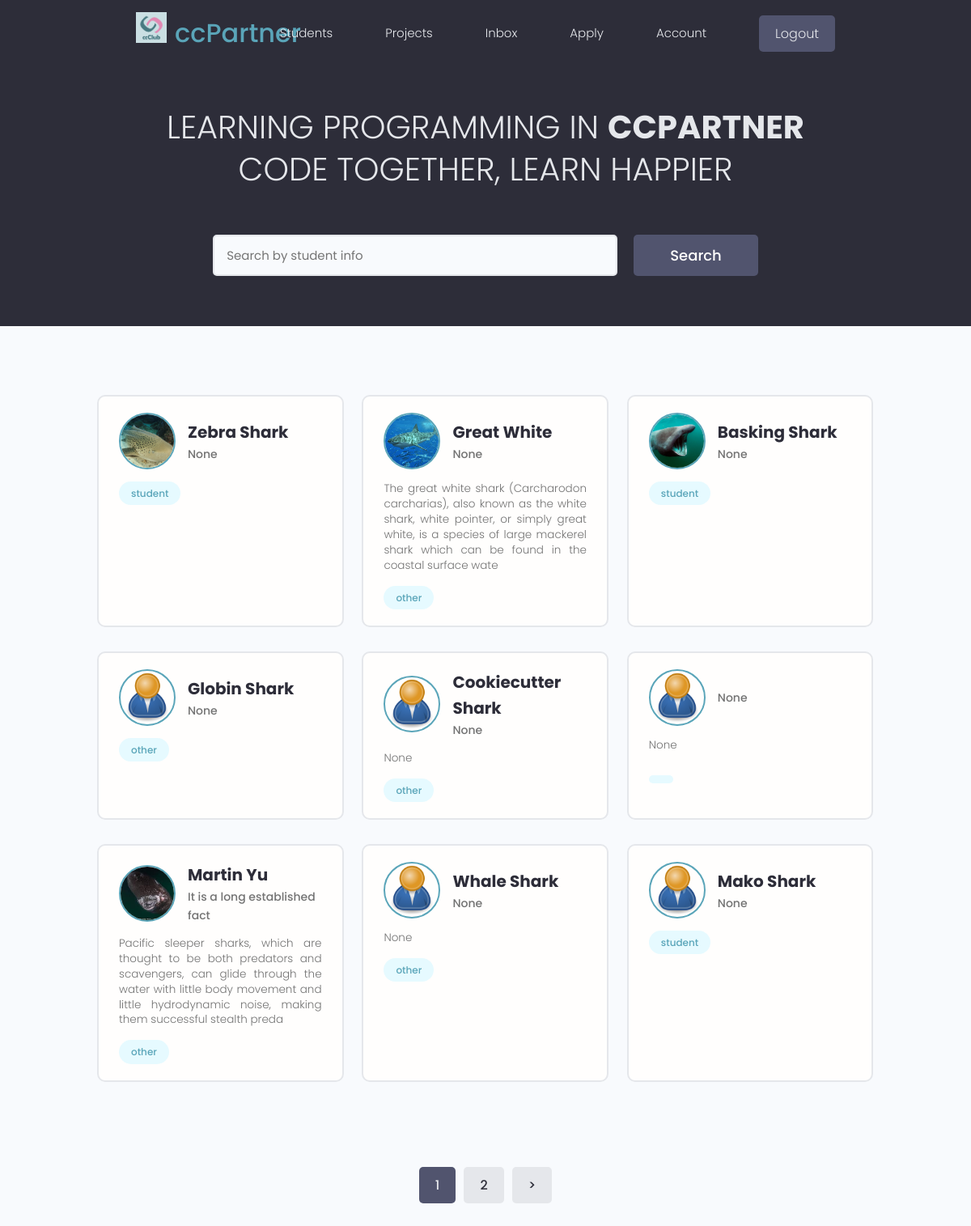
The app's page / (signed in) with its own data.
### users/models.py (models this page shows, shortened)
class Profile(models.Model):
    JOB_TYPE = (
        ('student', '學生'),
        ('employed', '在職'),
        ('other', '其他'),
    )
    user = models.OneToOneField( User,
                                 on_delete=models.CASCADE,
                                 null=True,
                                 blank=True )
    name = models.CharField( max_length=100,
                             blank=True,
                             null=True )
    email = models.EmailField( max_length=200,
                               blank=True,
                               null=True )
    username = models.CharField( max_length=200,
                                 blank=True,
                                 null=True )
    bio = models.TextField( blank=True,
                            null=True )
    profile_image = models.ImageField( blank=True,
                                       null=True,
                                       upload_to="profiles/",
                                       default = 'profiles/user-default.png' )
    social_facebook = models.CharField( max_length=200,
                                        blank=True,
                                        null=True )
    location = models.CharField( max_length=100,
                                 blank=True,
                                 null=True,
                                 default="Taiwan" )
    background = models.CharField( max_length=200,
                                   blank=True,
                                   null=True )
    job = models.CharField( max_length=100,
                            choices=JOB_TYPE,
                            default="other" )
    is_host = models.BooleanField( default=False )
    group_id = models.CharField( max_length=200,
                                 default=None,
                                 blank=True,
                                 null=True )
    created = models.DateTimeField( auto_now_add=True )
    id = models.UUIDField( default=uuid.uuid4,
                           unique=True,
                           primary_key=True,
                           editable=False )

### users/views.py (the view)
# urls.py: path('', views.profiles, name='profiles'),
def profiles(request):
    profiles, search_query = utils.searchProfiles(request)
    custom_range, profiles = utils.paginateProfile(request, profiles, 9)
    context = {
        "profiles":profiles,
        "search_query": search_query,
        "custom_range":custom_range,
    }
    return render(request, 'users/profiles.html', context=context)

### users/utils.py (called while the page is built)
def searchProfiles(request):
    search_query = ''
    if request.GET.get('search_query'):
        search_query = request.GET.get('search_query')
        print(f'{search_query=}')
    hobbys = Hobby.objects.filter(
        name__icontains = search_query
    )
    profiles = Profile.objects.distinct().filter(
        Q(name__icontains=search_query) |
        Q(username__icontains=search_query) |
        Q(bio__icontains=search_query) |
        Q(background__icontains=search_query) |
        Q(hobby__in=hobbys)
    )
    return profiles, search_query

def paginateProfile(request, profiles, results):
    page = request.GET.get('page')
    result_num = results
    paginator = Paginator(list(profiles), result_num)
    try:
        profiles = paginator.page(page)
    except PageNotAnInteger:
        page = 1
        profiles = paginator.page(page)
    except EmptyPage:
        page = paginator.num_pages
        profiles = paginator.page(page)
    current_page = int(page)
    last_page = paginator.num_pages
    leftIndex = 1 if (current_page-4) < 1 else (current_page-4)
    rightIndex = last_page if (current_page+4) > last_page else (current_page+4)
    custom_range = range(leftIndex, rightIndex+1)
    return custom_range, profiles

### users/templates/users/profiles.html (shortened to what this page needs)
{% extends 'main.html' %}
{% block content %}
<main class="home">
    <section class="hero-section text-center">
      <div class="container container--narrow">
        <div class="hero-section__box">
          <h2>Learning Programming in <span>ccPartner</span></h2>
          <h2>Code Together, Learn Happier </h2>
        </div>
        <div class="hero-section__search">
          <form id="searchForm" class="form" action="#" method="get">
            <div class="form__field">
              <input class="input input--text" id="formInput#search" type="text" name="search_query"
                     value = ''
                     placeholder="Search by student info" />
            </div>
            <input class="btn btn--sub btn--lg" type="submit" value="Search" />
          </form>
        </div>
      </div>
    </section>
    <section class="devlist">
      <div class="container">
        <div class="grid grid--three">
          {% for profile in profiles %}
          <div class="column card">
            <div class="dev">
              <a href="{% url 'user-profile' profile.id %}" class="card__body">
                <div class="dev__profile">
                  <img class="avatar avatar--md" src="{{profile.profile_image.url}}" alt="image" />
                  <div class="dev__meta">
                    <h3>{{ profile.name }}</h3>
                    <h5>{{ profile.background|slice:'30' }}</h5>
                  </div>
                </div>
                <p class="dev__info">
                  {{ profile.bio|slice:'200' }}
                </p>
                <div class="dev__skills">
                  <span class="tag tag--pill tag--main">
                    <small>{{ profile.job }}</small>
                  </span>
                </div>
              </a>
            </div>
          </div>
          {% endfor %}
        </div>
      </div>
    </section>
    {% include 'pagination.html' with queryset=profiles custom_range=custom_range %}
  </main>
{% endblock %}

### static/styles/app.css (style rules this page uses)
:root { --color-sub: #2d2d39; }
.btn--sub { background-color: var(--color-sub-light); }
.card { border: 2px solid var(--color-light); }
img { width: 100%; }
.hero-section { height: 40vh; display: flex; align-items: center; background-color: var(--color-sub); }
.hero-section__box { margin-bottom: 4rem; }
.hero-section__box > h2, .hero-section__box > h2 > span { font-size: 4rem; color: var(--color-light); line-height: 1.3; text-transform: uppercase; }
.hero-section__box > h2 { font-weight: 300; }
.hero-section__box > h2 > span { font-weight: 700; }
.hero-section__search > .form { display: flex; align-items: center; justify-content: center; gap: 2rem; }
.hero-section__search > .form input.input--text { width: 50rem; }
.devlist { margin-top: 8rem; }
.devlist .grid { align-items: stretch; }
.devlist .dev .dev__profile { display: flex; align-items: center; gap: 1.5rem; }
.devlist .dev .dev__meta h3 { color: var(--color-sub); font-size: 2rem; font-weight: 700; }
.devlist .dev .dev__meta h5 { color: var(--color-text); font-size: 1.4rem; font-weight: 500; }
.devlist .dev .dev__info { margin: 1.5rem 0; font-size: 1.35rem; line-height: 1.4; text-align: justify; }

### static/uikit/styles/modules/_variables.css (style rules this page uses)
:root { --color-main: #5aa5b9; --color-main-light: #e6faff; --color-sub: #3f4156; --color-sub-light: #51546e; --color-sub-lighter: #ededfd; --color-text: #737373; --color-gray: #8b8b8b; --color-light: #e5e7eb; --color-light-gray: #767676; --color-bg: #f8fafd; --color-white: #fffefd; --color-white-light: #f3f3f3; --color-success: #359e64; --color-success-bg: #def8e8; --color-error: #fc4b0b; --color-error-bg: #fff2ee; --font-base: 'Poppins', arial, helvetica, 'Segoe UI', roboto, ubuntu, sans-serif; --font-monospace: 'Fira Code', 'Courier New', courier, monospace; --font-regular: 300; --font-medium: 500; --font-bold: 700; --generic-shadow: 1px 1px 5px #00000010; --generic-transition: all 0.3s ease-in-out; }

### static/uikit/styles/modules/_base.css (style rules this page uses)
* { margin: 0; padding: 0; box-sizing: border-box; text-rendering: optimizeLegibility; color: inherit; font-size: inherit; }
html { font-size: 50%; }
@media only screen and (min-width: 480px) { html { font-size: 56.25%; } }
@media only screen and (min-width: 1200px) { html { font-size: 62.5%; } }
body { line-height: 1.6; font-weight: 400; font-size: 1.5rem; color: var(--color-text); background-color: var(--color-bg); min-height: 100vh; }

### static/uikit/styles/modules/_typography.css (style rules this page uses)
* { font-family: var(--font-base); }
h2 { font-size: 3.6rem; font-weight: var(--font-bold); }
h3 { font-size: 3.2rem; font-weight: var(--font-medium); }
h5 { font-size: 2.4rem; font-weight: var(--font-medium); }
h5, h6 { font-weight: var(--font-regular); }
p, span, strong { font-size: 1.6rem; color: var(--color-text); font-weight: var(--font-regular); }
a { padding-bottom: 2px; text-decoration: none; display: inline-block; color: var(--color-main); font-weight: var(--font-medium); }

### static/uikit/styles/modules/_utilities.css (style rules this page uses)
.container { width: 92%; max-width: 165rem; margin: 0 auto; box-sizing: border-box; }
.container--narrow { width: 92%; max-width: 120rem; }
@media screen and (min-width: 1000px) { .container { width: 90%; } }
@media screen and (min-width: 1000px) { .container--narrow { width: 85%; } }
@media screen and (min-width: 1200px) { .container { width: 80%; } }
@media screen and (min-width: 1200px) { .container--narrow { width: 72%; } }
.text-center { text-align: center; }

### static/uikit/styles/modules/_avatar.css (style rules this page uses)
.avatar { border-radius: 50%; border: 2px solid var(--color-main); object-fit: cover; }
.avatar--md { height: 7rem; width: 7rem; }

### static/uikit/styles/modules/_button.css (style rules this page uses)
.btn { display: inline-block; position: relative; cursor: pointer; background-color: var(--color-light); font-weight: var(--font-medium); color: var(--color-sub); text-decoration: none; padding: 1rem 2rem; border-radius: 0.5rem; border: none; width: -webkit-fit-content; width: -moz-fit-content; width: fit-content; height: -webkit-fit-content; height: -moz-fit-content; height: fit-content; font-size: 1.6rem; outline-width: 0; outline-color: transparent; -webkit-backface-visibility: hidden; backface-visibility: hidden; transition: all 0.3s ease-in-out; }
.btn--sub { background-color: var(--color-sub); color: var(--color-white); }
.btn--lg { font-size: 1.8rem; padding: 1.2rem 4.5rem; }

### static/uikit/styles/modules/_card.css (style rules this page uses)
.card { border-radius: 1rem; background-color: var(--color-white); border: 1.5px solid var(--color-light); width: auto; height: auto; margin-top: 0.5rem; margin-bottom: 0.5rem; overflow: hidden; }
.card__body, .card__header { padding: 2rem 2.5rem; }

### records on screen
Profile: profile_image (picture), name "Zebra Shark", background "None", job "student"
Profile: profile_image (picture), name "Great White", background "None", bio "The great white shark (Carcharodon carcharias), also known as the white shark, white pointer, or simply great white, is a species of large mackerel shark which can be found in the coastal surface wate", job "other"
Profile: profile_image (picture), name "Basking Shark", background "None", job "student"
Profile: profile_image (placeholder picture), name "Globin Shark", background "None", job "other"
Profile: profile_image (placeholder picture), name "Cookiecutter Shark", background "None", bio "None", job "other"
Profile: profile_image (placeholder picture), background "None", bio "None"
Profile: profile_image (picture), name "Martin Yu", background "It is a long established fact", bio "Pacific sleeper sharks, which are thought to be both predators and scavengers, can glide through the water with little body movement and little hydrodynamic noise, making them successful stealth preda", job "other"
Profile: profile_image (placeholder picture), name "Whale Shark", background "None", bio "None", job "other"
Profile: profile_image (placeholder picture), name "Mako Shark", background "None", job "student"

### other values on screen
{{ page }} "1"
{{ page }} "2"
